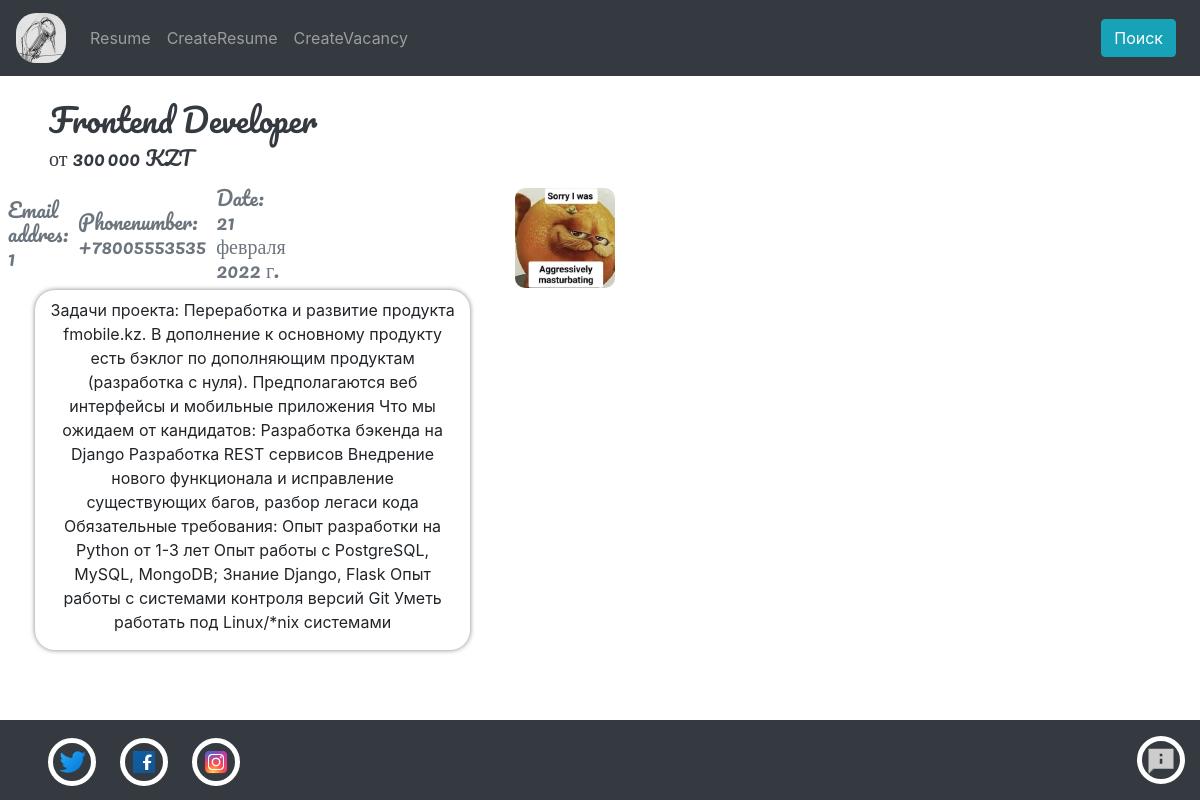
The page /vacancy/12 on the database its author committed.
### app/models.py (models this page shows, shortened)
class Vacancies(models.Model):
    title = models.CharField('title', max_length= 50)
    salary = models.CharField('Salary', max_length=20)
    email = models.CharField('Email', max_length=50)
    text = models.TextField('Text')
    date = models.DateField('Data')
    Imagesrs = models.CharField('Imageurl', max_length=50)
    Telephonenumber = models.CharField('Telephonenumber', max_length=20)

### app/views.py (the view)
# urls.py: path('vacancy/<str:id_vacancy>', views.Vacancy, name="vacancy"),
def Vacancy(request, id_vacancy):
    vacancies = Vacancies.objects.filter(id=id_vacancy)
    data = {"something": id_vacancy, "authUserForm": forms.AuthUserForm, 'vacancies': vacancies}
    return render(
            request,
            "app/Vacancy.html",
            context=data
        )

### app/templates/app/Vacancy.html
{% extends "app/Layout/layout.html"%}
{% block style%}
<link rel="stylesheet" type="text/css" href="/static/app/style/StyleForVacancy.css">
{% endblock %}
{% block content%}
<div class="container vacancy-site__container ml-4">
    {% for el in vacancies%}
        <div class="row d-block">
        <div class="col-6">
            <h2 class="title-vacancy text-dark">{{el.title}}</h2>
        </div>
        <div class="col-6">
            <h5 class="title-vacancy text-dark">{{el.salary}}</h5>
        </div>
        <div class="row vacancy-company__container mt-3">
            <div class="col-3 vacancy-company__title ml-4">
                <h5 class="title-vacancy text-secondary">Email addres: {{el.email}}</h5></br>
                <h5 class="title-vacancy text-secondary">Phonenumber: {{el.Telephonenumber}}</h5>
                <h5 class="title-vacancy text-secondary">Date: {{el.date}}</h5>
            </div>
            <div class="col company-icon__container">
                <a href="#">
                    <div class="company-icon__background"></div>
                </a>
            </div>
        </div>
        <div class="row">
            <div class="container vacancy-maininfo__container">
                <div class="info-about__company mt-2">
                    <p class="text-center" >{{el.text}}</p>
                </div>
            </div>
        </div>
        </div>
    {% endfor %}
</div>
{%endblock%}

### app/static/app/style/StyleForLayout.css (style rules this page uses)
body { margin: 0; height: 100vh; }

### app/static/app/style/StyleForVacancy.css (style rules this page uses)
.vacancy-site__container { margin: 0; width: 70%; }
.vacancy-company__title, .company-icon__container { display: flex; justify-content:center; align-items: center; }
.company-icon__background { width: 100px; height: 100px; border-radius: 10px; background: url('../images/companies/company.jpg') center center / cover no-repeat; }
.vacancy-maininfo__container { width: 50%; margin-left: 3%; box-shadow: 0px 0px 5px rgba(0, 0, 0, 0.5); border-radius: 20px; }
.title-vacancy { font-family: 'Pacifico', cursive; margin-left: 10px; }

### rows shown on the page
Vacancies: title "Frontend Developer", salary "от 300 000 KZT", email "1", Telephonenumber "+78005553535", date "21 февраля 2022 г.", text "Задачи проекта: Переработка и развитие продукта fmobile.kz. В дополнение к основному продукту есть бэклог по дополняющим продуктам (разработка с нуля). Предполагаются веб интерфейсы и мобильные приложения Что мы ожидаем от кандидатов: Разработка бэкенда на Django Разработка REST сервисов Внедрение нового функционала и исправление существующих багов, разбор легаси кода Обязательные требования: Опыт разработки на Python от 1-3 лет Опыт работы с PostgreSQL, MySQL, MongoDB; Знание Django, Flask Опыт работы с системами контроля версий Git Уметь работать под Linux/*nix системами"
